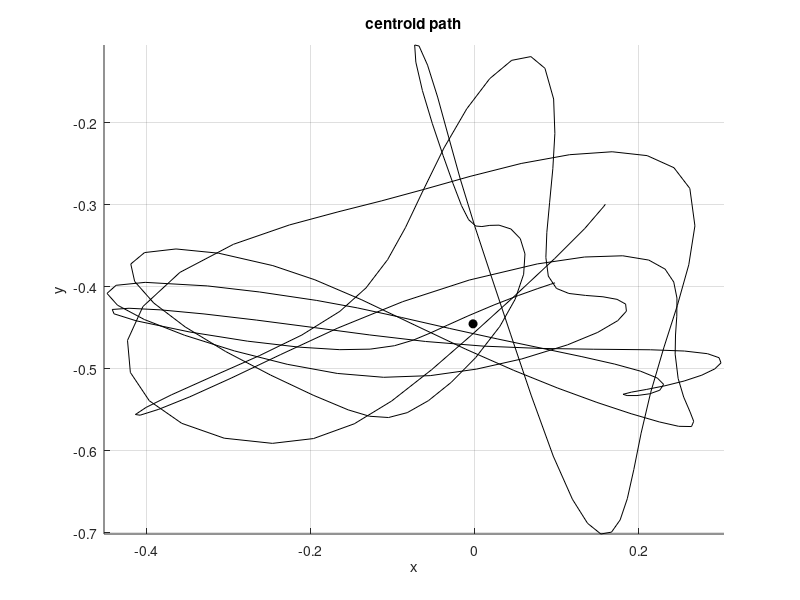
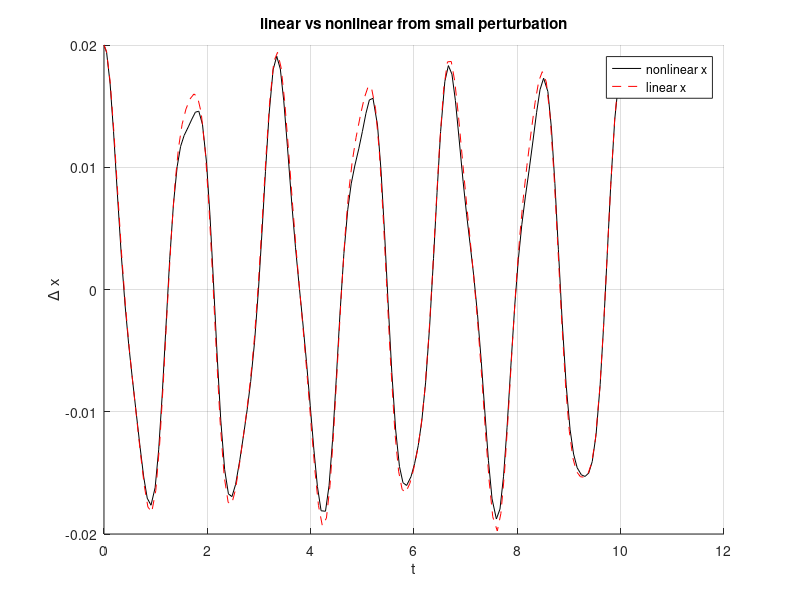
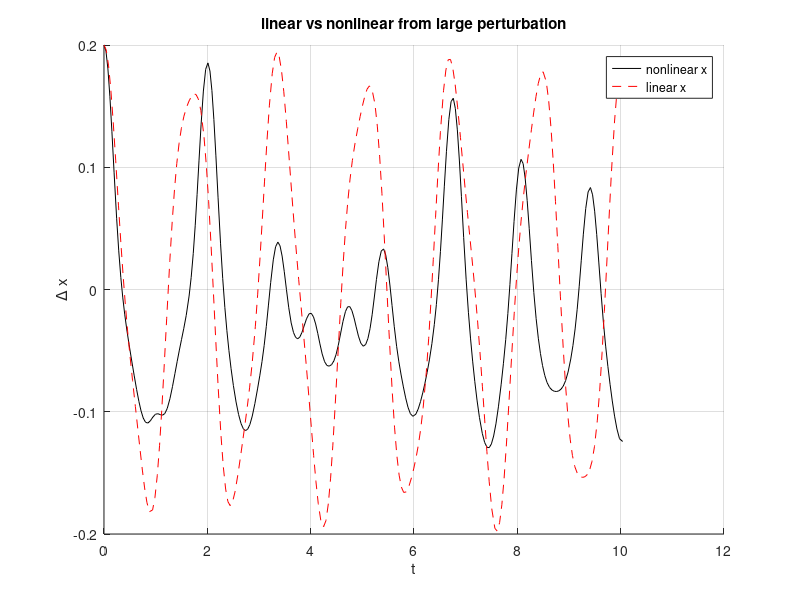
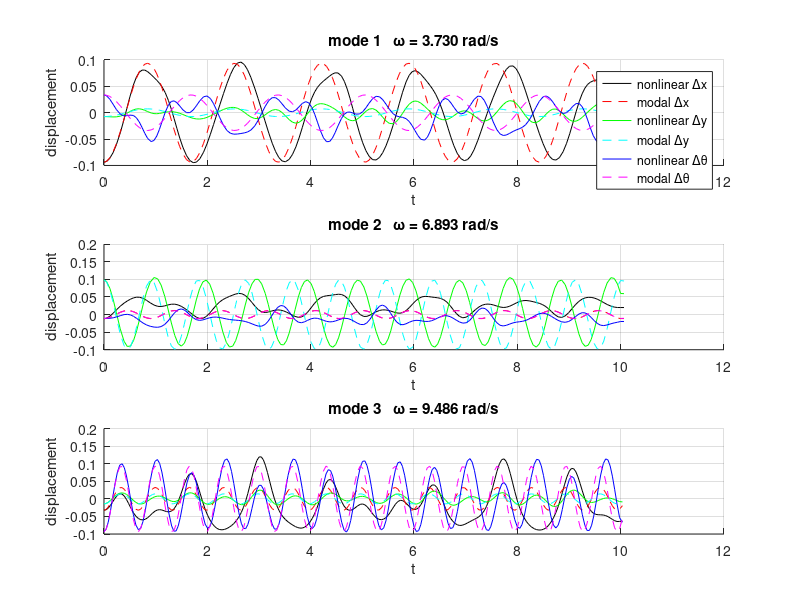

Write MATLAB code to recreate these figures, in order. (Note: this script raises an error after producing the figures.)
function jahz_11_14_deliverables()
% main script for assignment 5 deliverables
    % system parameters and RK data
    box = make_box_params();        % struct with geometry and springs
    DP  = make_DP_tableau();        % Dormand–Prince 5(4) embedded RK
    p_ord   = 5;                    % order of higher method in pair
    h0      = 0.05;                 % initial step guess
    err_des = 1.0e-5;               % desired local error
    tspan   = [0 10];               % 10 seconds of motion

   
    V_guess = [0; -0.2; 0; 0; 0; 0];     % [x;y;theta;vx;vy;vtheta]
    [V_eq, newton_hist] = newton_equilibrium(@(V) box_rate_func(0,V,box), V_guess);

    fprintf('equilibrium found at [x y th] = [%.4f %.4f %.4f]\n', ...
        V_eq(1), V_eq(2), V_eq(3));

    % quick centroid path from some offset around equilibrium
    V0_centroid = V_eq + [0.1; 0.05; 0.15; 0; 0; 0];
    [t_centroid, V_centroid] = rk_adaptive(@(t,V) box_rate_func(t,V,box), ...
        tspan, V0_centroid, h0, DP, p_ord, err_des);

    figure; hold on; grid on; axis equal;
    plot(V_centroid(1,:), V_centroid(2,:), 'k-');
    plot(V_eq(1), V_eq(2), 'ko', 'markerfacecolor','k');
    xlabel('x'); ylabel('y');
    title('centroid path');
    text(0.4,0.25, sprintf('equilibrium found at [x y th] = [%.4f %.4f %.4f]', ...
        V_eq(1), V_eq(2), V_eq(3)));

    % linearization at equilibrium

    A = J_approx(@(V) box_rate_func(0,V,box), V_eq);   % 6x6 Jacobian at eq

    % linear rate: d/dt ΔV = A (V - V_eq)
    lin_rate = @(t,V) A*(V - V_eq);

    % 3) linear vs nonlinear comparison
    eps_small = 0.02;   % small perturbation
    eps_large = 0.2;    % large perturbation

    dir = [1;0;0;0;0;0];   % bump in x only

    % small
    V0_sm = V_eq + eps_small*dir;
    [t_nl_sm, V_nl_sm] = rk_adaptive(@(t,V) box_rate_func(t,V,box), ...
        tspan, V0_sm, h0, DP, p_ord, err_des);
    [t_li_sm, V_li_sm] = rk_adaptive(lin_rate, ...
        tspan, V0_sm, h0, DP, p_ord, err_des);

    % large
    V0_lg = V_eq + eps_large*dir;
    [t_nl_lg, V_nl_lg] = rk_adaptive(@(t,V) box_rate_func(t,V,box), ...
        tspan, V0_lg, h0, DP, p_ord, err_des);
    [t_li_lg, V_li_lg] = rk_adaptive(lin_rate, ...
        tspan, V0_lg, h0, DP, p_ord, err_des);

    % plot small (Δx)
    figure; hold on; grid on;
    dx_nl = V_nl_sm(1,:) - V_eq(1);
    dx_li = V_li_sm(1,:) - V_eq(1);
    plot(t_nl_sm, dx_nl, 'k-', 'displayname','nonlinear x');
    plot(t_li_sm, dx_li, 'r--', 'displayname','linear x');
    xlabel('t'); ylabel('\Delta x');
    title('linear vs nonlinear from small perturbation');
    legend('location','best');

    % plot large (Δx)
    figure; hold on; grid on;
    dx_nl_L = V_nl_lg(1,:) - V_eq(1);
    dx_li_L = V_li_lg(1,:) - V_eq(1);
    plot(t_nl_lg, dx_nl_L, 'k-', 'displayname','nonlinear x');
    plot(t_li_lg, dx_li_L, 'r--', 'displayname','linear x');
    xlabel('t'); ylabel('\Delta x');
    title('linear vs nonlinear from large perturbation');
    legend('location','best');

    %modal analysis
    % A has block structure [0 I; -Q 0]
    Q = -A(4:6,1:3);
    [U_modes, Lambda] = eig(Q);
    wn = sqrt(diag(Lambda));      % resonant frequencies (rad/s)

    % sort by frequency
    [wn, idx] = sort(wn);
    U_modes = U_modes(:,idx);

    fprintf('\nresonant frequencies (rad/s)\n');
    for i = 1:3
        fprintf('  mode %d:  omega = %.3f\n', i, wn(i));
    end

    eps_mode = 0.1;
    t_mode = t_nl_sm;     % reuse same t-grid length via nonlinear sim

    figure;
    for mode_idx = 1:3
        U0 = U_modes(:,mode_idx);
        omega_n = wn(mode_idx);

        % nonlinear sim with mode-type initial displacement
        V0_mode = V_eq + eps_mode*[U0;0;0;0];
        [t_nl, V_nl] = rk_adaptive(@(t,V) box_rate_func(t,V,box), ...
            tspan, V0_mode, h0, DP, p_ord, err_des);

        % modal prediction: ΔU(t) = eps_mode * U0 * cos(omega_n t)
        t_modal = t_nl;
        cos_term = cos(omega_n * t_modal);
        dx_modal = eps_mode * U0(1) * cos_term;
        dy_modal = eps_mode * U0(2) * cos_term;
        dth_modal= eps_mode * U0(3) * cos_term;

        dx_nl = V_nl(1,:) - V_eq(1);
        dy_nl = V_nl(2,:) - V_eq(2);
        dth_nl= V_nl(3,:) - V_eq(3);

        subplot(3,1,mode_idx); hold on; grid on;
        plot(t_nl, dx_nl, 'k-', 'displayname','nonlinear \Deltax');
        plot(t_modal, dx_modal, 'r--', 'displayname','modal \Deltax');
        plot(t_nl, dy_nl, 'g-', 'displayname','nonlinear \Deltay');
        plot(t_modal, dy_modal, 'c--', 'displayname','modal \Deltay');
        plot(t_nl, dth_nl, 'b-', 'displayname','nonlinear \Delta\theta');
        plot(t_modal, dth_modal,'m--', 'displayname','modal \Delta\theta');
        xlabel('t');
        ylabel('displacement');
        title(sprintf('mode %d   \\omega = %.3f rad/s', mode_idx, omega_n));
        if mode_idx == 1
            legend('location','best');
        end
    end


    % create an .avi animation for mode 1
    mode1 = U_modes(:,1);
    V0_anim = V_eq + eps_mode*[mode1;0;0;0];
    [t_anim, V_anim] = rk_adaptive(@(t,V) box_rate_func(t,V,box), ...
        tspan, V0_anim, h0, DP, p_ord, err_des);

    record_animation_avi('mode1_box.avi', 30, t_anim, V_anim, box);
end

% helper: system parameters
function box = make_box_params()
    % eight springs attaching a square box to a square frame
    m = 1;
    I = 1;
    g = -9.81;

    ks  = 10*ones(8,1);
    l0s = 0.5*ones(8,1);

    % world-frame static anchor points (columns)
    Pw = [ 1,   1,  -1.5,-1.5,-1,  1,  1.5, 1.5; ...
           1,  -1,   0.5,-0.5,-1,-1,-0.5, 0.5];

    % box-frame mounting points (columns)
    Pb = [ 1,  1, -1, -1, -1,  1,  1,  1; ...
           0.5,-0.5, 0.5,-0.5,-0.5,-0.5,-0.5,0.5];

    box = struct();
    box.m        = m;
    box.I        = I;
    box.g        = g;
    box.k_list   = ks(:);
    box.l0_list  = l0s(:);
    box.P_world  = Pw;
    box.P_box    = Pb;
end

% Dormand–Prince 5(4) Butcher tableau

function DP = make_DP_tableau()
    DP.C = [0, 1/5, 3/10, 4/5, 8/9, 1, 1];
    DP.B = [35/384, 0, 500/1113, 125/192, -2187/6784, 11/84, 0; ...
            5179/57600, 0, 7571/16695, 393/640, -92097/339200, 187/2100, 1/40];
    DP.A = [0,0,0,0,0,0,0; ...
            1/5,0,0,0,0,0,0; ...
            3/40,9/40,0,0,0,0,0; ...
            44/45,-56/15,32/9,0,0,0,0; ...
            19372/6561,-25360/2187,64448/6561,-212/729,0,0,0; ...
            9017/3168,-355/33,46732/5247,49/176,-5103/18656,0,0; ...
            35/384,0,500/1113,125/192,-2187/6784,11/84,0];
end

% spring force: 3D version (z component 0)
function F = compute_spring_force(k,l0,PA,PB)
    % PA, PB 3x1 vectors
    r = PB - PA;
    l = norm(r);
    e_s = r / l;
    F = -k*(l - l0)*e_s;
end

% rigid body transform from box frame to world frame for points
function Plist_world = compute_rbt(x,y,theta,Plist_box)
    R = [cos(theta), -sin(theta); ...
         sin(theta),  cos(theta)];
    rc = [x; y];
    [~,N] = size(Plist_box);
    Plist_world = R*Plist_box + rc*ones(1,N);
end

% acceleration at pose (x,y,theta)
function [ax,ay,atheta] = accel_at_pose(x,y,theta,box)
    rc       = [x;y;0];
    m        = box.m;
    I        = box.I;
    ks       = box.k_list;
    l0s      = box.l0_list;
    num_s    = numel(ks);

    Pb_world = compute_rbt(x,y,theta, box.P_box);
    Pm_world = box.P_world;

    Fs = zeros(2,num_s);
    Ts = zeros(1,num_s);

    for i = 1:num_s
        Pm = [Pm_world(:,i);0];
        Pb = [Pb_world(:,i);0];
        F  = compute_spring_force(ks(i), l0s(i), Pm, Pb);
        tau = cross(Pb-rc, F);
        Fs(:,i) = F(1:2);
        Ts(i)   = tau(3);
    end

    gvec = [0; box.g];
    axy  = gvec + (1/m)*sum(Fs,2);
    ax   = axy(1);
    ay   = axy(2);
    atheta = sum(Ts)/I;
end

% rate function for full box dynamics
function dVdt = box_rate_func(~,V,box)
    x = V(1);  y = V(2);  theta = V(3);
    vx = V(4); vy = V(5); vtheta = V(6);

    [ax,ay,atheta] = accel_at_pose(x,y,theta,box);
    dVdt = [vx; vy; vtheta; ax; ay; atheta];
end

% embedded RK step for adaptive DP
function [XB1, XB2, num_evals] = rk_step_embedded(rate,t,XA,h,BT)
    A = BT.A;
    B = BT.B;
    C = BT.C;
    s = numel(C);
    n = numel(XA);
    K = zeros(n,s);
    for i = 1:s
        a = A(i,1:i-1);
        sum_prev = K(:,1:i-1)*a';
        K(:,i) = rate(t + C(i)*h, XA + h*sum_prev);
    end
    XB1 = XA + h*(K*B(1,:)');
    XB2 = XA + h*(K*B(2,:)');
    num_evals = s;
end

function [XB, num_evals, h_next, redo] = rk_step_adaptive(rate,t,XA,h,BT,p,err_des)
    alpha = 1.5;
    redo = false;

    [XB1, XB2, num_evals] = rk_step_embedded(rate,t,XA,h,BT);

    eps_c = norm(XB1 - XB2);
    temp  = (err_des/eps_c)^(1/p);
    h_next = min(0.9*temp, alpha)*h;
    XB = XB1;

    if err_des < eps_c
        redo = true;
    end
end

% variable-step integration wrapper
function [t_list,X_list,h_avg,num_fails,num_evals,h_rec] = ...
    rk_variable(rate,tspan,X0,h_ref,BT,p,err_des)

    ti = tspan(1); tf = tspan(2);
    N  = ceil((tf - ti)/h_ref);
    h  = (tf - ti)/N;

    t_list = ti;
    X_list = X0;
    h_rec  = [];
    num_fails = 0;
    num_evals = 0;

    t_now = ti;
    XA = X0;

    while t_now < tf - 1e-14
        redo = true;
        while redo
            h_prev = h;
            h = min(h, tf - t_now);
            [XB, adds, h, redo] = rk_step_adaptive(rate, t_now, XA, h, BT, p, err_des);
            if redo
                num_fails = num_fails + 1;
            end
            num_evals = num_evals + adds;
        end

        h_rec(end+1,1) = h_prev;
        t_now = t_now + h_prev;
        t_list(end+1,1) = t_now;
        X_list(:,end+1) = XB;
        XA = XB;
    end

    h_avg = mean(h_rec);
end

function [t_list,X_list] = rk_adaptive(rate,tspan,X0,h_ref,BT,p,err_des)
    [t_list,X_list,~,~,~,~] = rk_variable(rate,tspan,X0,h_ref,BT,p,err_des);
end


% Newton solver for equilibrium f(V) = 0
function [V_eq, hist] = newton_equilibrium(f,V0)
    max_iter = 20;
    tol_step = 1e-10;

    V = V0;
    hist = zeros(max_iter,1);
    for k = 1:max_iter
        F = f(V);
        J = J_approx(f,V);
        dV = -J\F;
        V  = V + dV;
        hist(k) = norm(F);
        if norm(dV) < tol_step
            hist = hist(1:k);
            break;
        end
    end
    V_eq = V;
end

% finite-difference Jacobian
function J = J_approx(f,V)
    n = numel(V);
    J = zeros(n);
    h = 1e-6;
    f0 = f(V);
    for j = 1:n
        e = zeros(n,1); e(j) = 1;
        fj = f(V + h*e);
        J(:,j) = (fj - f0)/h;
    end
end

% AVI recorder: simple box + straight springs animation
function record_animation_avi(filename, frame_rate, t_list, X_list, box_params)

    v = VideoWriter(filename, 'Motion JPEG AVI');
    v.FrameRate = frame_rate;
    open(v);

    fig = figure('Color','white');
    axis equal; axis([-3 3 -3 3]); hold on;
    xlabel('x'); ylabel('y');
    title('vibrating box animation');

    % square box corners in box frame (side length 2)
    box_corners_box = [ 1  -1  -1   1   1;  ...
                        1   1  -1  -1   1];

    Pm_world = box_params.P_world;   % fixed anchors (2 x n)

    for k = 1:length(t_list)
        x     = X_list(1,k);
        y     = X_list(2,k);
        theta = X_list(3,k);

        % box corners and spring attachment points in world frame
        Pb_world = compute_rbt(x,y,theta, box_params.P_box);
        box_corners_world = compute_rbt(x,y,theta, box_corners_box);

        cla; hold on; axis equal; axis([-3 3 -3 3]);

        % draw outer frame (just a big square for context)
        rectangle('Position',[-2.5 -2.5 5 5], ...
                  'EdgeColor',[0.7 0.7 0.7]);

        % draw springs as straight lines
        for i = 1:size(Pb_world,2)
            plot([Pm_world(1,i) Pb_world(1,i)], ...
                 [Pm_world(2,i) Pb_world(2,i)], 'k-');
            plot(Pm_world(1,i), Pm_world(2,i), 'ro', ...
                 'MarkerFaceColor','r','MarkerSize',4);
            plot(Pb_world(1,i), Pb_world(2,i), 'ro', ...
                 'MarkerFaceColor','r','MarkerSize',4);
        end

        % draw the box
        patch(box_corners_world(1,:), box_corners_world(2,:), ...
              [0.8 0.8 0.8], 'EdgeColor','k');

        title(sprintf('vibrating box, t = %.2f s', t_list(k)));

        drawnow;
        frame = getframe(fig);
        writeVideo(v, frame);
    end

    close(v);
    close(fig);

    fprintf('AVI animation saved to %s\n', filename);
end

% spring plotting utilities
function spring_plot_struct = initialize_spring_plot(num_zigs,w)
    spring_plot_struct = struct();
    zig_ending = [.25,.75,1; ...
                  -1,1,0];
    zig_zag = zeros(2,3+3*num_zigs);
    zig_zag(:,1)   = [-.5;0];
    zig_zag(:,end) = [num_zigs+.5;0];
    for n = 0:(num_zigs-1)
        zig_zag(:,(3+3*n):2+3*(n+1)) = zig_ending + [n,n,n;0,0,0];
    end
    zig_zag(1,:) = (zig_zag(1,:)-zig_zag(1,1))/(zig_zag(1,end)-zig_zag(1,1));
    zig_zag(2,:) = zig_zag(2,:)*w;
    spring_plot_struct.zig_zag    = zig_zag;
    spring_plot_struct.line_plot  = plot(0,0,'k','linewidth',2);
    spring_plot_struct.point_plot = plot(0,0,'ro','markerfacecolor','r','markersize',7);
end

function update_spring_plot(spring_plot_struct,P1,P2)
    dP = P2-P1;
    R = [dP(1), -dP(2)/norm(dP); ...
         dP(2),  dP(1)/norm(dP)];
    plot_pts = R*spring_plot_struct.zig_zag;
    set(spring_plot_struct.line_plot,...
        'xdata',plot_pts(1,:)+P1(1),...
        'ydata',plot_pts(2,:)+P1(2));
    set(spring_plot_struct.point_plot,...
        'xdata',[P1(1),P2(1)],...
        'ydata',[P1(2),P2(2)]);
end
